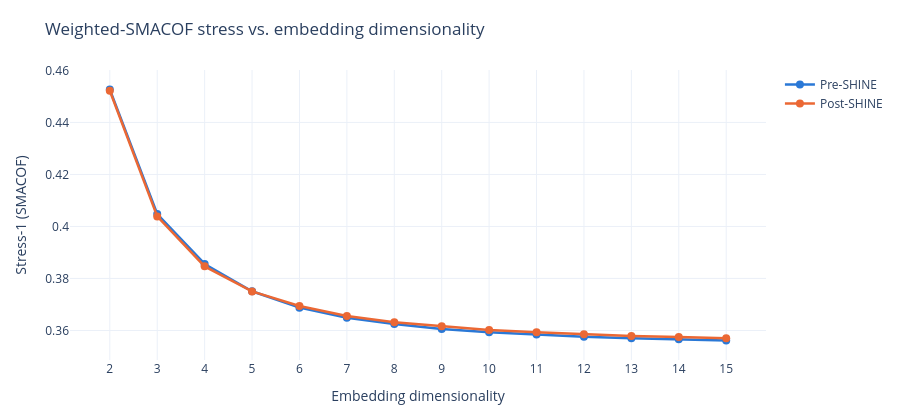

Write notebook code for a chart like this one.
### Markdown cell above
### 1.3 Stress scree plot

Weighted-SMACOF stress-1 across dimensionality, one trace per cohort -- the validated
(no-imputation) dimensionality diagnostic, in contrast to section 1.1's eigenvalue scree.

### Code cell
fig_stress_scree(mds_results, MDS_DIMS).show()

### Figure 1 — Plotly figure (JSON) as saved in the notebook; plotly's stock layout.template omitted (floating-point values rounded to 4 significant figures)
{"data": [{"line": {"color": "#2a78d6", "width": 2.5}, "marker": {"color": "#2a78d6", "size": 8}, "mode": "lines+markers", "name": "Pre-SHINE", "type": "scatter", "x": [2, 3, 4, 5, 6, 7, 8, 9, 10, 11, 12, 13, 14, 15], "y": [0.4527, 0.4048, 0.3856, 0.3751, 0.3688, 0.3649, 0.3625, 0.3606, 0.3593, 0.3584, 0.3576, 0.357, 0.3566, 0.3561]}, {"line": {"color": "#eb6834", "width": 2.5}, "marker": {"color": "#eb6834", "size": 8}, "mode": "lines+markers", "name": "Post-SHINE", "type": "scatter", "x": [2, 3, 4, 5, 6, 7, 8, 9, 10, 11, 12, 13, 14, 15], "y": [0.4522, 0.4039, 0.3846, 0.375, 0.3694, 0.3656, 0.3632, 0.3616, 0.3602, 0.3593, 0.3585, 0.3579, 0.3574, 0.357]}], "layout": {"height": 420, "margin": {"b": 60, "l": 70, "r": 40, "t": 70}, "title": {"text": "Weighted-SMACOF stress vs. embedding dimensionality"}, "xaxis": {"tickvals": [2, 3, 4, 5, 6, 7, 8, 9, 10, 11, 12, 13, 14, 15], "title": {"text": "Embedding dimensionality"}}, "yaxis": {"title": {"text": "Stress-1 (SMACOF)"}}}}
